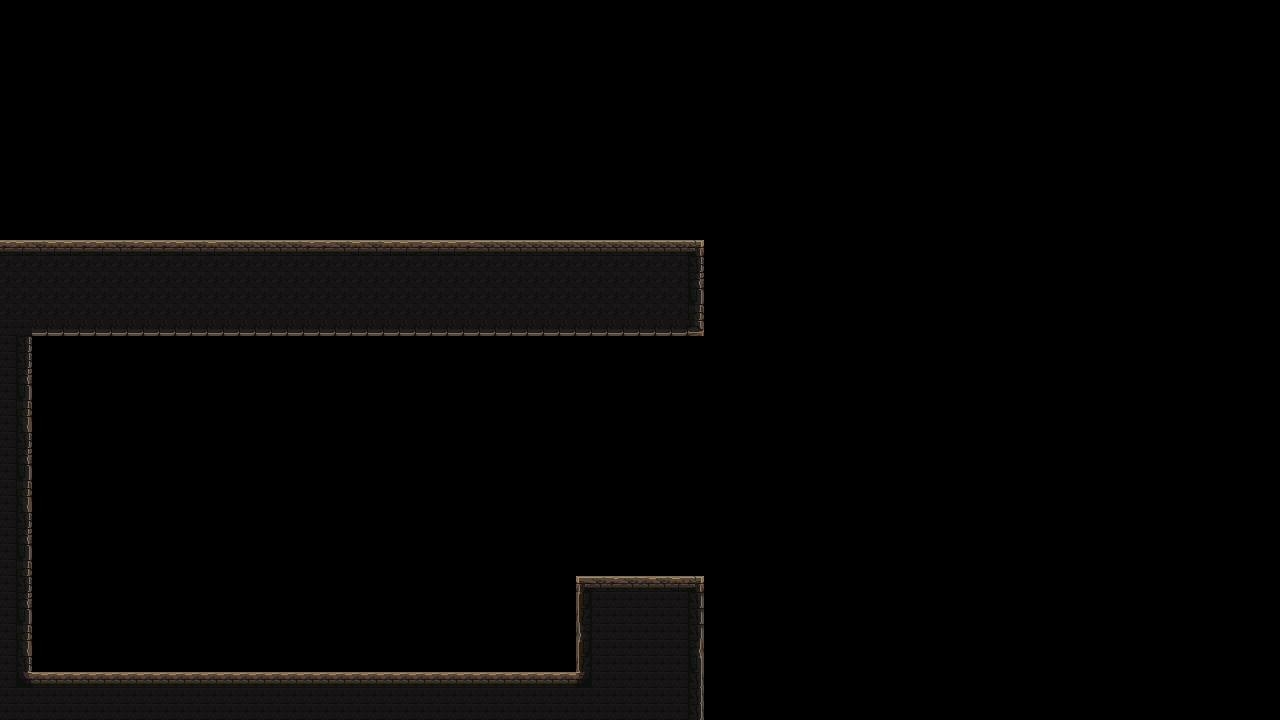

This game map was drawn from its Tiled (.tmx) file and the tilesets committed beside it. A one-line description and the trimmed map source follow:
An orthogonal 80x45 tile map with 16x16 px tiles, 1 tile layer (platform).

<map version="1.4" tiledversion="1.4.3" orientation="orthogonal" renderorder="right-down" width="80" height="45" tilewidth="16" tileheight="16" infinite="0" nextlayerid="2" nextobjectid="1">
 <editorsettings>
  <export target="../map/clock1.tmx" format="tmx" />
 </editorsettings>
 <tileset firstgid="1" name="mainlevbuild_A" tilewidth="16" tileheight="16" tilecount="4096" columns="64">
  <image source="mainlevbuild_A.png" width="1024" height="1024" />
 </tileset>
 <layer id="1" name="platform" width="80" height="45">
  <data>[3600 cells, 486 non-empty, 24 distinct tile ids]</data>
 </layer>
</map>
